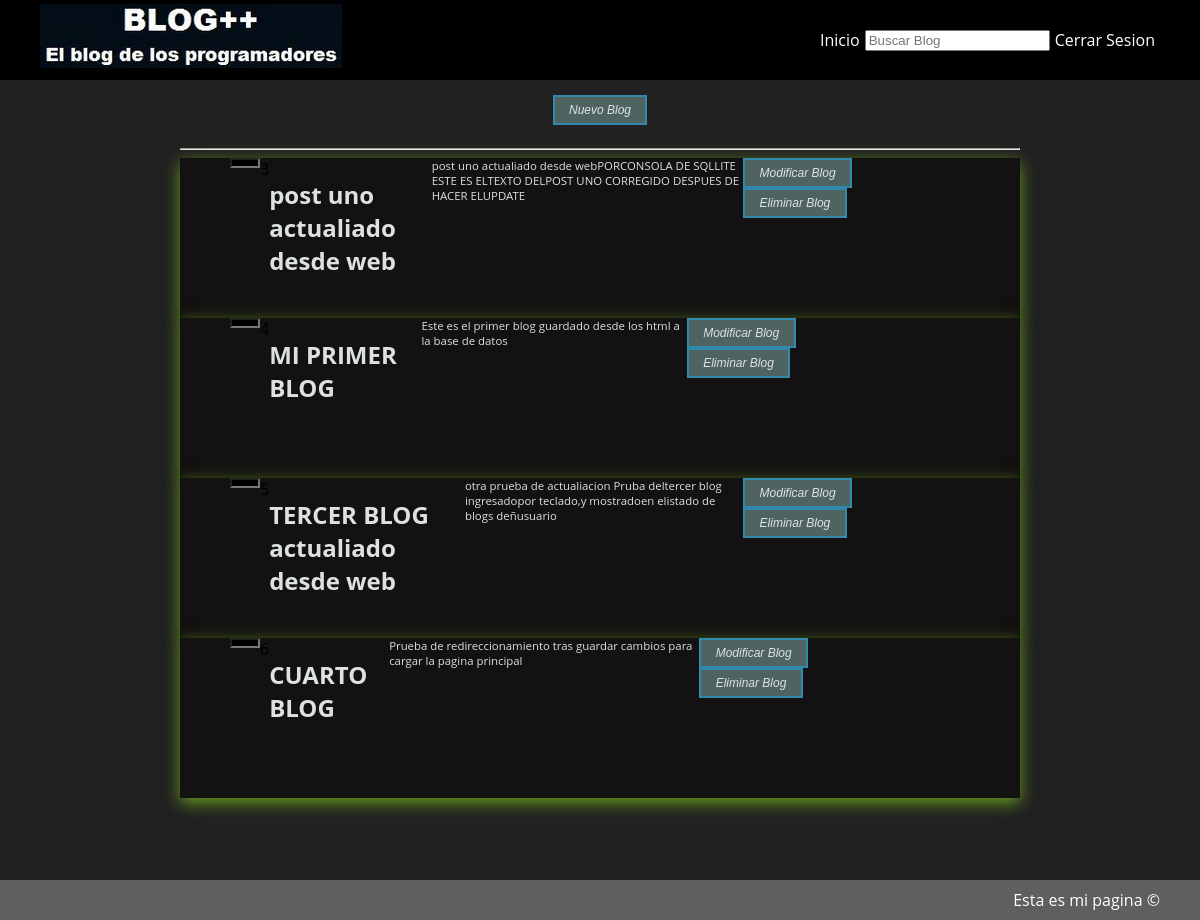
/RealBlog (signed in), run on the app's committed database.
### tables this page shows
CREATE TABLE "T_Blogs" (
	"Blog_id"	INTEGER,
	"Correo"	TEXT NOT NULL,
	"Titulo"	TEXT NOT NULL,
	"Contenido"	TEXT NOT NULL,
	"Publico"	TEXT,
	PRIMARY KEY("Blog_id" AUTOINCREMENT),
	FOREIGN KEY("Correo") REFERENCES "T_Usuarios"("Correo")
);

### app.py (the view)
@app.route('/RealBlog')
def principal():
    if 'user' in session:
        email=session['user']
        conexion = sqlite3.connect("dbUsuarios.db")
        conexion.row_factory = sql.Row
        objcursor = conexion.cursor()
        objcursor.execute("select * from T_Blogs where Correo = '"+email+"'")
        rows = objcursor.fetchall()
        conexion.close()
        blogs_list = []
        for r in range(0,len(rows)):
            idBlog=rows[r][0]
            usuario=rows[r][1]
            titulo=rows[r][2]
            textoPost=rows[r][3]
            publico=rows[r][4]
            blog = BlogBD(idBlog,usuario,titulo,textoPost,publico)
            blogs_list.append(blog)
            print("listado de blogs",blogs_list.count)
            print (titulo , rows[0][1])
        return render_template('/RealBlog.html', BlogsBD=blogs_list)
    else:
        mensaje = Mensaje("!ERROR¡", "Por Favor Inicie Sesión.", True)
        return render_template('/login.html',mensaje=mensaje)

### templates/RealBlog.html
{% extends "platilla.html" %}
{% block content%}
<section class="container2">
  <form action="/appar" >
    <div class="opcion">
      <input type="button" onclick="location.href='/NuevoBlog'" value="Nuevo Blog" class="boton4">
      </div>
      <hr>
       </form>
       {% for BlogBD in BlogsBD %}
  <form class="content2" action="modificar" method="POST">
    <div class="Box">
      <input type="number" name="idBlog" id="idBlog" style="height: 10px; width: 30px; background-color: black;" value={{BlogBD.idBlog}}>{{BlogBD.idBlog}}
       <h2 class="title" name=titulo>{{BlogBD.titulo}}</h2>
      <p class="subtitle" name="textoPost" >{{BlogBD.textoPost}}</p>
          <div>
            <input type="submit"  value="Modificar Blog" class="boton4">
            <input type="button" onclick="location.href='/elm'" value="Eliminar Blog" class="boton4">
          </div>
    </div>
  </form>
  {% endfor %}
</section>
{% endblock %}

### templates/platilla.html (shortened to what this page needs)
<!DOCTYPE html>
<html lang="en-US">
  <head>
    <link rel="stylesheet" href="{{ url_for('static', filename='style.css' ) }}">
  </head>
  <body>
      <header class="header">
        <p class="header__logo"><img class="ms_logo" src="{{ url_for('static', filename='Image/logo_blog++.JPG' ) }}" alt="Logo"></p>
            <nav class="header__navigation">
                <a href="{{url_for('principal')}}" class="header__navigation--item">Inicio</a>
                <input type="text" class="header__navigation--text" placeholder="Buscar Blog">
                <a href="{{url_for('logout')}}" class="header__navigation--item">Cerrar Sesion</a>
            </nav>
        </header>
       {% block content %}
       {% endblock %}
      <footer class="footer">
        <span class="footer__text">Esta es mi pagina &copy;</span>
     </footer>
  </body>
</html>

### static/style.css (style rules this page uses)
* { box-sizing: border-box; }
html, body,article { background-color: white; color: black; font-family: 'Open Sans', sans-serif; height: 100%; margin: 0px; width: 100%; }
h1, p { margin: 0; padding: 0; }
.header { align-items: center; background-color: #000000; display: flex; justify-content: space-between; height: 80px; padding: 20px 40px; width: 100%; }
.header__logo { color: white; display: block; font-size: 30px; font-weight: bolder; text-align: center; }
.header__navigation { align-items: center; color: white; display: flex; justify-content: space-around; }
.header__navigation--item { color: white; margin: 0 5px; text-decoration: none; transition: 0.3s; }
.container2 { padding-right: 15%; padding-left: 15%; align-items: center; background-color:rgba(0, 0, 0, 0.87); justify-content:right; height: 100%; width: 100%; }
.content2 { box-shadow: 0 5px 15px 0 rgb(104, 153, 31); background-color: #131111; height:20%; width: 100%; }
.ms_logo { margin: 10px 0; }
.title { font-size: 24px; color: #DCE1E1; }
.subtitle { font-size: .7125rem; color: #DCE1E1; }
.footer { align-items: center; background-color: #5d5f60; display: flex; height: 40px; justify-content: end; padding: 10px 40px; position: absolute; width: 100%; }
.footer__text { color: white; }
.opcion { align-items:flex-start; display:flex; font-size: 15px; height: 60px; justify-content:flex-start; width: 140; }
.Box { top:15%; display: flex; left: 15%; padding-left: 50px; flex-direction:row; justify-content:end; min-height: 30%; width: 80%; }
.boton4 { color: rgba(237, 238, 248, 0.9) !important; font-size: 12px; font-weight: 500; font-style: italic; margin: auto; padding: 0.5em 1.2em; background: #4f6360; border: 2px solid; border-color: #318aac; position:relative; }

### data on the page
T_Blogs: idBlog "3", titulo "post uno actualiado desde web", textoPost "post uno actualiado desde webPORCONSOLA DE SQLLITE ESTE ES ELTEXTO DELPOST UNO CORREGIDO DESPUES DE HACER ELUPDATE"
T_Blogs: idBlog "4", titulo "MI PRIMER BLOG", textoPost "Este es el primer blog guardado desde los html a la base de datos"
T_Blogs: idBlog "5", titulo "TERCER BLOG actualiado desde web", textoPost "otra prueba de actualiacion Pruba deltercer blog ingresadopor teclado,y mostradoen elistado de blogs deñusuario"
T_Blogs: idBlog "6", titulo "CUARTO BLOG", textoPost "Prueba de redireccionamiento tras guardar cambios para cargar la pagina principal"
